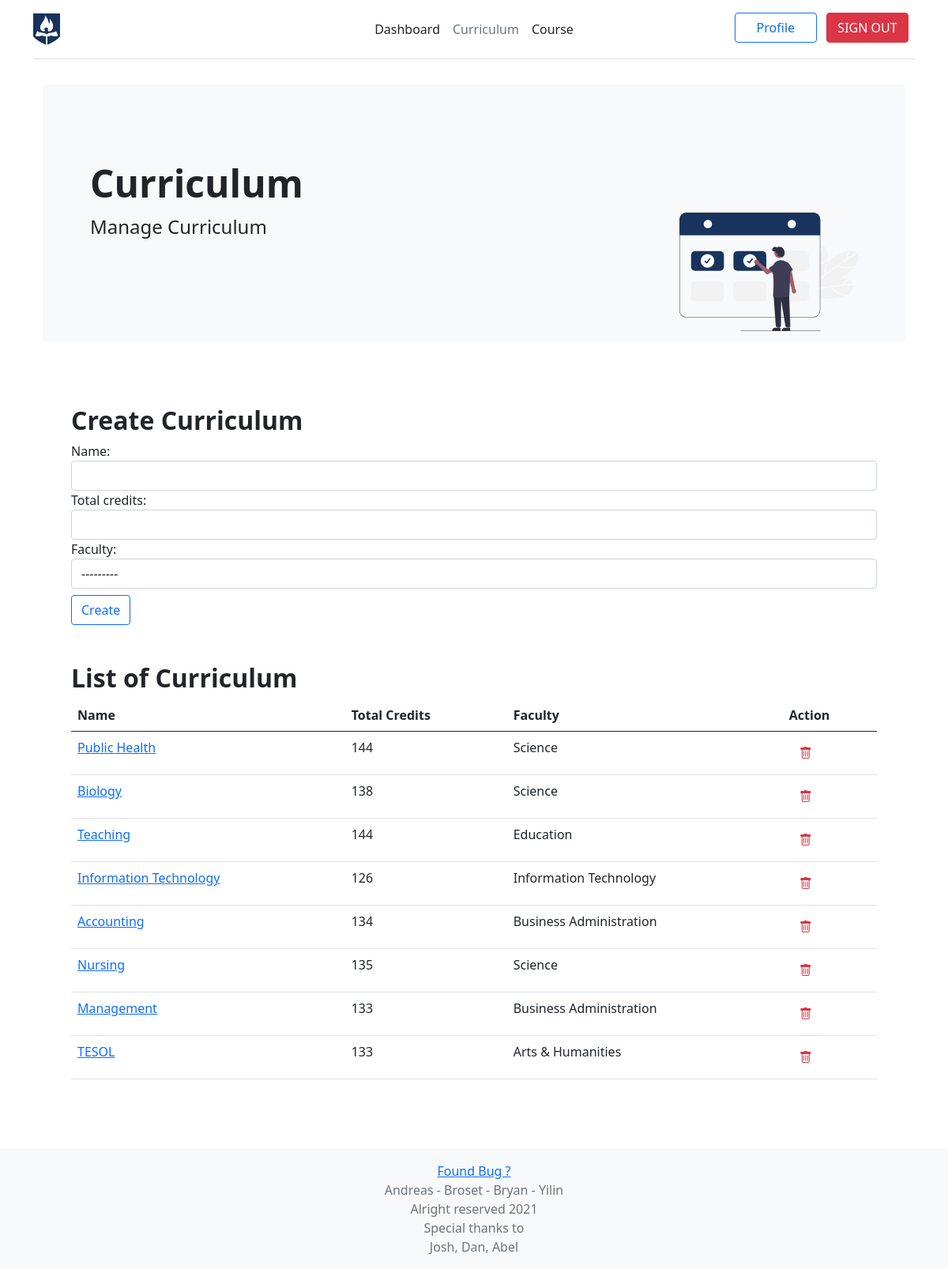
The page /ssapp/admin/curriculum (signed in) on the database as committed earlier.
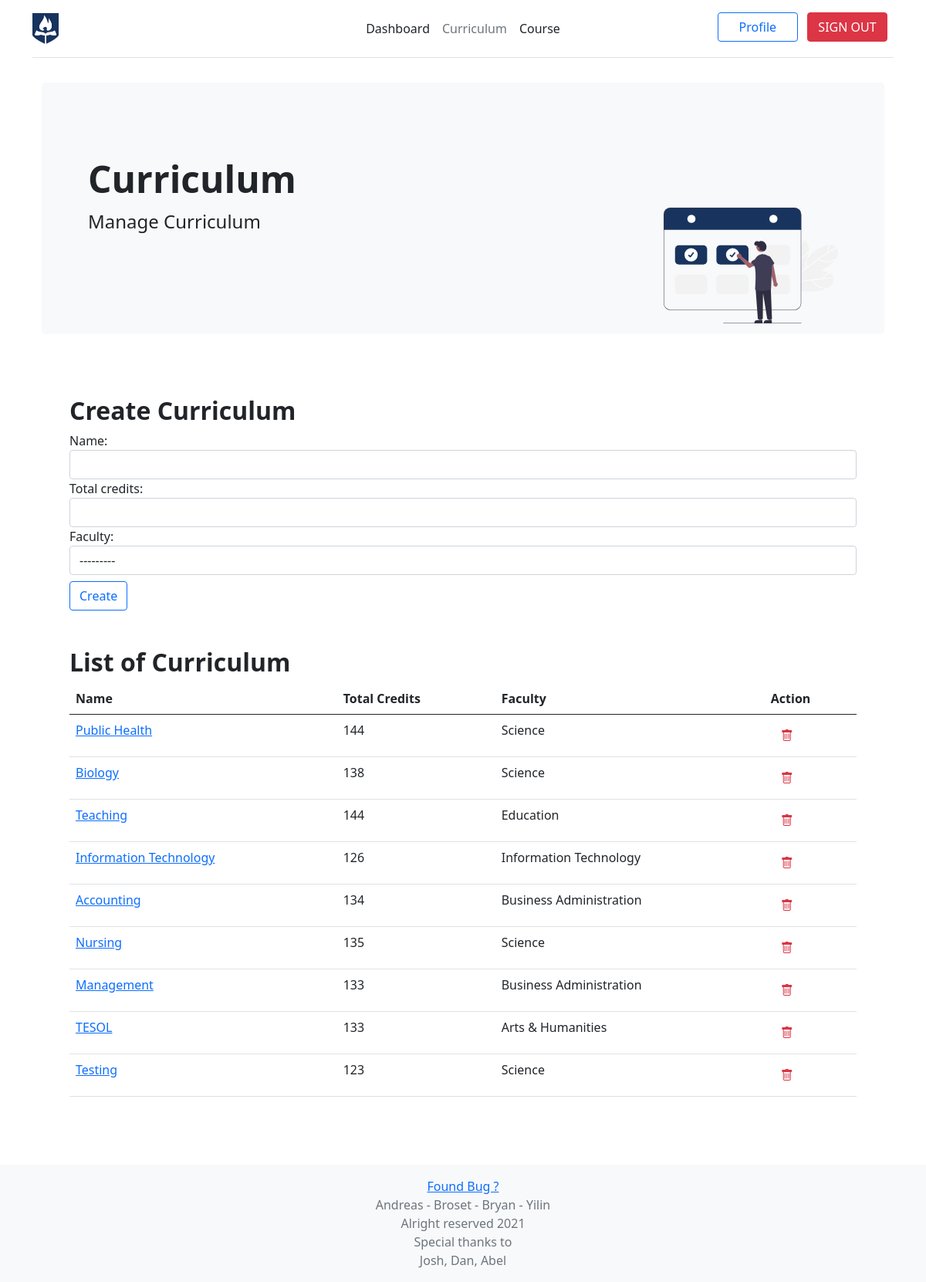
The same page on the database as committed later.
### ssapp/models.py (models this page shows, shortened)
class Faculty(models.Model):
    name = models.CharField(max_length=50, unique=True)
    def __str__(self):
        return "{}".format(self.name)

class Curriculum(models.Model):
    name = models.CharField(max_length=50, unique=True)
    total_credits = models.PositiveSmallIntegerField()
    faculty = models.ForeignKey(Faculty, on_delete=models.CASCADE)
    courses = models.ManyToManyField('Course', blank=True, related_name="curriculum")

### ssapp/views.py (the view, shortened to what this page needs)
# urls.py: path("ssapp/admin/curriculum", views.AdminCurriculum.as_view(), name="admin_curriculum"),
class AdminCurriculum(LoginRequiredMixin, generic.CreateView):
    login_url = '/accounts/login'
    form_class = CurriculumForm
    template_name = 'ssapp/admin/curriculum.html'
    def get(self, *args, **kwargs):
        if self.request.user.username != "admin":
            messages.warning(self.request, "You do not have admin capability")
            return redirect('ssapp:dashboard')
        all_curr = Curriculum.objects.all()
        form = self.form_class()
        context = {"all_curr": all_curr, "form": form}
        return render(self.request, self.template_name, context)

### ssapp/forms.py
class CurriculumForm(forms.ModelForm):
    def __init__(self, *args, **kwargs):
        super(CurriculumForm, self).__init__(*args, **kwargs)
        for name in self.fields.keys():
            self.fields[name].widget.attrs.update({
                'class': 'form-control',
            })
    class Meta:
        model = Curriculum
        fields = ('name', 'total_credits', 'faculty')

### ssapp/templates/ssapp/admin/curriculum.html (shortened to what this page needs)
{% extends 'ssapp/base.html' %}
{% load static %}
{% block header_admin_curr %} <span class="text-muted"> Curriculum </span> {% endblock %}
{% block html_head %}
    <link rel="stylesheet" href="https://cdn.jsdelivr.net/npm/bootstrap-icons@1.5.0/font/bootstrap-icons.css">
{% endblock %}
{% block body %}
    <div class="container py-2">
        <div class="p-5 mb-4 bg-light rounded-3">
            <div class="container-fluid py-5 mb-2">
                <h1 class="display-5 fw-bold">Curriculum</h1>
                <img class="float-end" src="{% static 'images/undraw_Booking_re_gw4j.svg' %}" height="150px">
                <p class="col-md-8 fs-4 mb-4"> Manage Curriculum </p>
            </div>
        </div>
    </div>
    <div class="p-5">
        <div class="mb-5">
            <h2 class="display-7 fw-bold">Create Curriculum</h2>
            <form id="create_curriculum">
                {{ form }}
                <input type="submit" class="mt-2 btn btn-outline-primary" value="Create" />
            </form>
        </div>
        <h2 class="display-7 fw-bold">List of Curriculum</h2>
        <table class="table">
            <thead>
                <tr>
                    <th>Name</th>
                    <th>Total Credits</th>
                    <th>Faculty</th>
                    <th>Action</th>
                </tr>
            </thead>
            <tbody>
                {% for curr in all_curr %}
                    <tr>
                        <td><a href="{% url 'ssapp:admin_detail_curriculum' curr.pk %}">{{ curr.name }} </a></td>
                        <td>{{ curr.total_credits }}</td>
                        <td>{{ curr.faculty }}</td>
                        <td> <button type="button" id="delete_{{curr.pk}}" value="{{ curr.pk }}" class="btn btn-link"><i class="bi bi-trash text-danger"></i></button></td>
                    </tr>
                {% endfor %}
            </tbody>
        </table>
    </div>
{% endblock %}

### ssapp/templates/ssapp/base.html (shortened to what this page needs)
<!doctype html>
<html lang="en">
    <head>
        {% load static %}
        {% block html_head %}
        {% endblock %}
        <link href="https://cdn.jsdelivr.net/npm/bootstrap@5.0.0-beta3/dist/css/bootstrap.min.css" rel="stylesheet">
        <link rel="stylesheet" type="text/css" href="{% static 'style.css' %}">
    </head>
    <body>
        <div class="container">
            <header class="d-flex flex-wrap align-items-center justify-content-center justify-content-md-between py-3 mb-4 border-bottom">
                <a href="{% url 'ssapp:index' %}" class="d-flex align-items-center col-md-3 mb-2 mb-md-0 text-dark text-decoration-none">
                    <img src="{% static '/images/aiu_nb_jlogo.png' %}" height="40px">
                </a>
                <ul class="nav col-12 col-md-auto mb-2 justify-content-center mb-md-0">
                    {% if request.user.username != 'admin' %}
                        <li><a href="{% url 'ssapp:index' %}" class="nav-link px-2 link-dark">{% block header_home %}Home {% endblock %}</a></li>
                        <li><a href="{% url 'ssapp:dashboard' %}" class="nav-link px-2 link-dark">{% block header_schedule %} Schedule {% endblock %}</a></li>
                        <li><a href="{% url 'ssapp:curriculum' %}" class="nav-link px-2 link-dark">{% block header_curr %} Curriculum {% endblock %}</a></li>
                    {% else %}
                        <li><a class="nav-link px-2 link-dark" href="{% url 'ssapp:admin_dashboard' %}">{% block header_admin_dashboard %} Dashboard {% endblock %}</a></li>
                        <li><a class="nav-link px-2 link-dark" href="{% url 'ssapp:admin_curriculum' %}">{% block header_admin_curr %} Curriculum {% endblock %}</a></li>
                        <li><a class="nav-link px-2 link-dark" href="{% url 'ssapp:admin_course' %}">{% block header_admin_course %} Course {% endblock %}</a></li>
                    {% endif %}
                </ul>
                <div class="col-md-3 text-end">
                    {% if user.is_authenticated %}
                        <a href="{% url 'ssapp:profile' request.user %}" class="btn {% block header_style_profile %}btn-outline-primary {% endblock %} me-2 mb-1" style="width: 6.5em !important"> Profile </a>
                        <a href="{% url 'logout' %}" class="btn me-2 mb-1 {% block header_style_signout %} btn-danger {% endblock %}" style="width: 6.5em !important">SIGN OUT</a>
                    {% else %}
                        <a href="{% url 'login' %}" class="btn btn-primary me-2 mb-1"  style="width: 5.8em !important">SIGN IN</a>
                        <a href="{% url 'ssapp:signup' %}" class="btn btn-outline-secondary me-2 mb-1 ">SIGN UP</a>
                    {% endif %}
                </div>
            </header>
        </div>
        <div class="position-fixed bottom-0 end-0 p-3" style="z-index: 5;">
        </div>
        <div class="container container-fluid">
            {% block body %}{% endblock %}
        </div>
        <div class="mt-4">
            <footer class="footer mt-auto py-3 bg-light">
                <div class="container text-center">
                    <span class="text-muted"> <a href="mailto:chanrose@pm.me"> Found Bug ? </a> <br />  Andreas - Broset - Bryan - Yilin <br /> Alright reserved 2021 <br /> Special thanks to <br /> Josh, Dan, Abel</span>
                </div>
            </footer>
        </div>
    </body>
</html>

Rows that differ between the two databases and show on the page:
added Curriculum: name "Testing", total_credits "123", faculty "Science", {{ curr.pk }} 24 (drawn)
